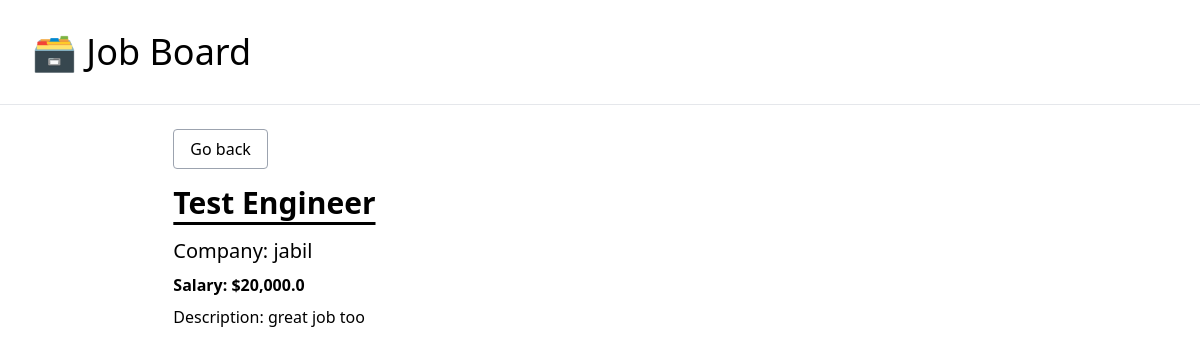
Screenshot of /job/2/ with the database file from the repository.
### job_board/models.py (models this page shows, shortened)
class JobPosting(models.Model):
    title = models.CharField(max_length=100)
    description = models.TextField()
    company =  models.CharField(max_length=100)
    salary = models.FloatField()
    is_active = models.BooleanField(default=False)

### job_board/views.py (the view)
# urls.py: path('job/<int:pk>/', job_detail,name='job-detail'),
def job_detail(request,pk):
    job_posts = get_object_or_404(JobPosting,pk=pk, is_active=True)
    context = {
        'job':job_posts
    }
    return render(request,'job_board/detail.html',context)

### job_board/templates/job_board/detail.html
{% extends 'job_board/_base.html' %}
{% load humanize %}
{% block content %}
<div class="w-10/12 mx-auto">
    <p class="pb-6"><a href="{% url 'home' %}" class="border border-gray-400 rounded px-4 py-2 hover:bg-gray-200">Go back</a></p>
    <h1 class="text-3xl font-semibold pb-4 underline underline-offset-8">{{job.title}}</h1>
    <p class="pb-2 text-xl">Company: {{job.company}}</p>
    <p class="pb-2 font-semibold">Salary: ${{job.salary|intcomma}}</p>
    <p>Description: {{job.description}}</p>
</div>
{% endblock content %}

### rows the page displays
JobPosting: title "Test Engineer", company "jabil", salary "20,000.0", description "great job too"
